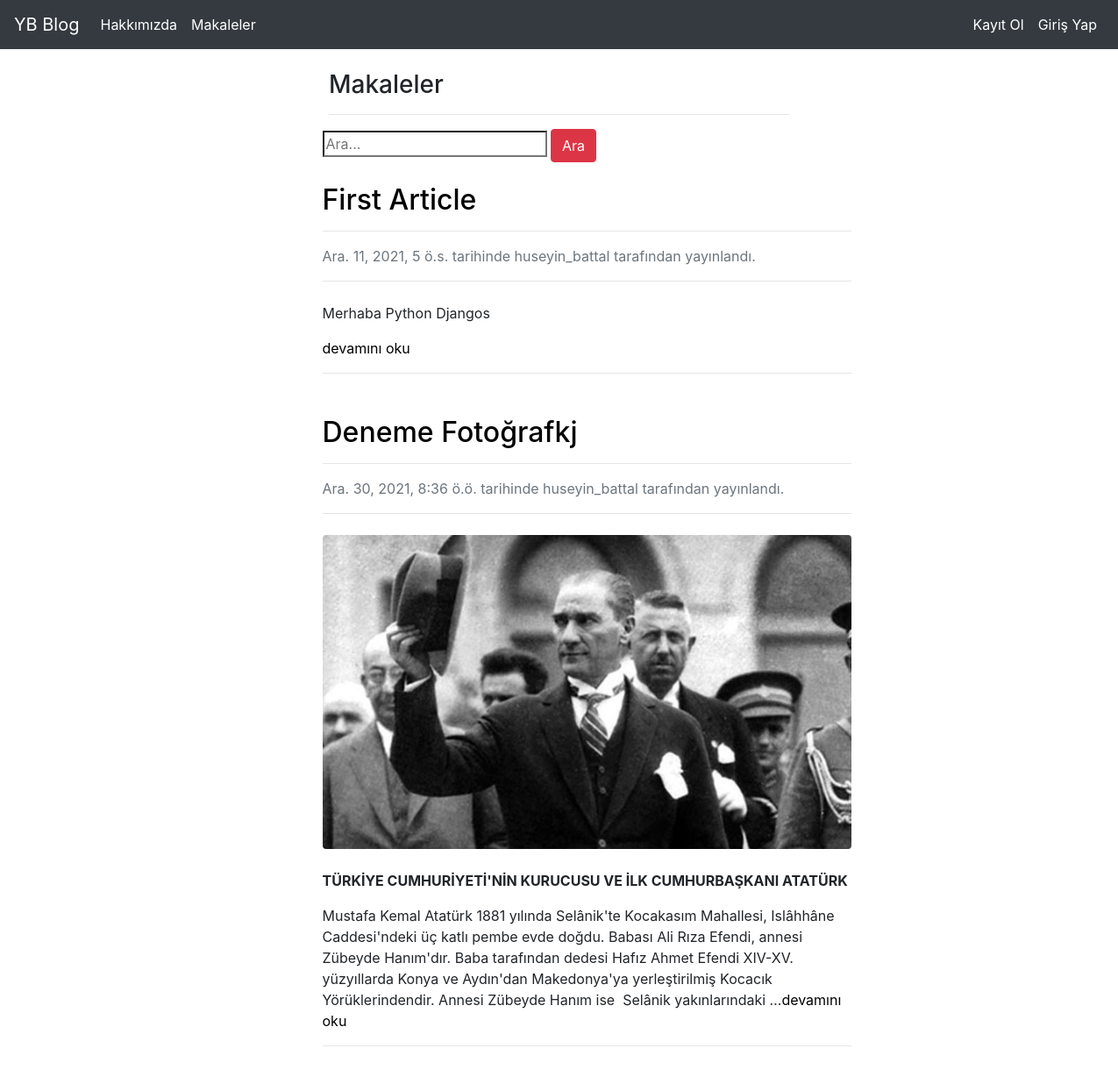
The app's page /articles/ with its own data.
### article/models.py (models this page shows, shortened)
class Article(models.Model):
    author = models.ForeignKey("auth.User",on_delete=CASCADE, verbose_name="Yazar")
    title = models.CharField(max_length=50,verbose_name="Başlık")
    content = RichTextField(verbose_name="İçerik")
    created_date = models.DateTimeField(auto_now_add=True,verbose_name="Oluşturulma Tarihi")
    article_images = models.FileField(blank=True,null = True,verbose_name="Makaleye fotoğraf ekleyin:")

### article/views.py (the view)
# urls.py: path('',views.articles,name="articles"),
def articles(request):
    keyword = request.GET.get("keyword")
    if keyword:
        articles = Article.objects.filter(title__contains = keyword)
        return render(request,"articles.html",{"articles":articles})
    articles = Article.objects.all()
    context = {"articles":articles}
    return render(request,"articles.html",context)

### templates/articles.html (shortened to what this page needs)
{% extends "layout.html" %}
{% block body %}
<div class="col-md-6 offset-md-3">
                <h3>Makaleler</h3>
                <hr>
                </div>
{% if articles %}
<div class="row">
                <div class="col-md-10 offset-md-3">
                <form>
  <input type="search" name="keyword" placeholder="Ara..." aria-label="Search"
  aria-describedby="search-addon"/>
  <button type="submit" class="btn btn-danger">Ara</button>
  </form>
                <br>
                {% for article in articles %}
                <div class="row">
                <div class="col-lg-8">
                    <article>
                        <header class="mb-4">
                            <h2 class="fw-bolder mb-1" ><a href="{% url 'article:detail' article.id %}" style="color:black;text-decoration:none">{{article.title}}</a></h2>
                            <hr>
                            <div class="text-muted fst-italic mb-2">{{article.created_date}} tarihinde {{article.author.username}} tarafından yayınlandı.</div>
                            <hr>
                        </header>
                        {% if article.article_images %}
                        <a href="article/{{article.id}}" ><figure class="mb-4"><img class="img-fluid rounded" src="{{article.article_images.url}}" alt="..." /></figure></a>
                        {% endif %}
                        <section class="mb-5">
                            <p>
                            {{article.content|safe|truncatewords:50}}<a href="{% url 'article:detail' article.id %}" style="color:black;text-decoration:none">devamını oku</a>
                            <hr>
                            </p>
                        </section>
                    </article>
                </div>
            </div>
{% endfor %}
{% else %}
<div class="row">
<div class="col-md-6 offset-md-3">
<div class="alert alert-danger">Herhangi bir makale bulunamadı...</div>
</div>
</div>
{% endif %}
{% endblock body %}

### templates/layout.html (shortened to what this page needs)
<!DOCTYPE html>
{% load static %}
<html lang="en">
<head>
    <link rel="stylesheet" href="{% static 'css/bootstrap.min.css' %}">
</head>
<body>
{% include "includes/navbar.html" %}
<div class="container" style="margin-top:10px;">
{% block body %}
{% endblock body %}
</div>
</body>
</html>

### templates/includes/navbar.html (shortened to what this page needs)
<nav class="navbar navbar-expand-md navbar-dark bg-dark mb-4">
    <a class="navbar-brand" href="{% url 'index' %}">YB Blog</a>
    <div class="collapse navbar-collapse" id="navbarCollapse">
      <ul class="navbar-nav mr-auto">
        <li class="nav-item active">
          <a class="nav-link" href="{% url 'about' %}">Hakkımızda <span class="sr-only">(current)</span></a>
        </li>
        <li class="nav-item active">
          <a class="nav-link" href="{% url 'article:articles' %}">Makaleler <span class="sr-only">(current)</span></a>
        </li>
      </ul>
      <ul class="navbar-nav ml-auto">
      {% if request.user.is_authenticated %}
      <li class="nav-item active">
      <a class="nav-link" href="{% url 'article:dashboard' %}">Kontrol Paneli <span class="sr-only">(current)</span></a>
      </li>
      <li class="nav-item active">
      <a class="nav-link" href="{% url 'user:logout' %}">Çıkış Yap <span class="sr-only">(current)</span></a>
      </li>
      {% else %}
      <li class="nav-item active">
      <a class="nav-link" href="{% url 'user:register' %}r">Kayıt Ol <span class="sr-only">(current)</span></a>
      </li>
      <li class="nav-item active">
      <a class="nav-link" href="{% url 'user:login' %}">Giriş Yap <span class="sr-only">(current)</span></a>
      </li>
      {% endif %}
      </ul>
    </div>
  </nav>

### records on screen
Article: title "First Article", created_date "Ara. 11, 2021, 5 ö.s.", author.username "huseyin_battal", content "Merhaba Python Djangos"
Article: title "Deneme Fotoğrafkj", created_date "Ara. 30, 2021, 8:36 ö.ö.", author.username "huseyin_battal", article_images (picture), content "TÜRKİYE CUMHURİYETİ'NİN KURUCUSU VE İLK CUMHURBAŞKANI ATATÜRK Mustafa Kemal Atatürk 1881 yılında Selânik'te Kocakasım Mahallesi, Islâhhâne Caddesi'ndeki üç katlı pembe evde doğdu. Babası Ali Rıza Efendi, annesi Zübeyde Hanım'dır. Baba tarafından dedesi Hafız Ahmet Efendi XIV-XV. yüzyıllarda Konya ve Aydın'dan Makedonya'ya yerleştirilmiş Kocacık Yörüklerindendir. Annesi Zübeyde Hanım ise Selânik yakınlarındaki …"
